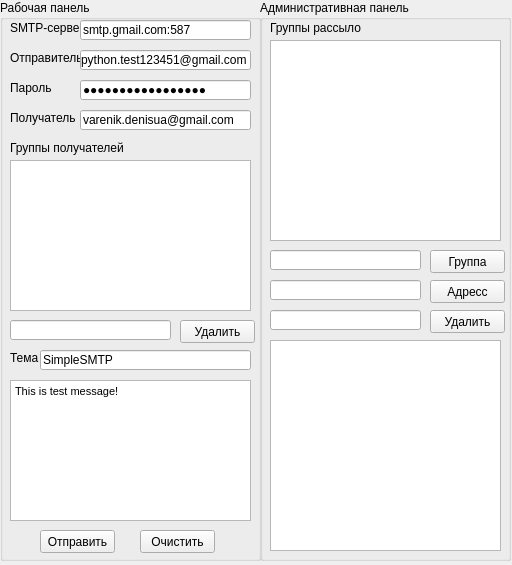
<?xml version="1.0" encoding="UTF-8"?>
<ui version="4.0">
 <class>MainWindow</class>
 <widget class="QMainWindow" name="MainWindow">
  <property name="geometry">
   <rect>
    <x>0</x>
    <y>0</y>
    <width>512</width>
    <height>565</height>
   </rect>
  </property>
  <property name="windowTitle">
   <string>Простейший SMTP</string>
  </property>
  <widget class="QWidget" name="centralwidget">
   <widget class="QGroupBox" name="groupBox">
    <property name="geometry">
     <rect>
      <x>0</x>
      <y>0</y>
      <width>261</width>
      <height>561</height>
     </rect>
    </property>
    <property name="title">
     <string>Рабочая панель</string>
    </property>
    <widget class="QLabel" name="label">
     <property name="geometry">
      <rect>
       <x>10</x>
       <y>20</y>
       <width>71</width>
       <height>16</height>
      </rect>
     </property>
     <property name="text">
      <string>SMTP-сервер</string>
     </property>
    </widget>
    <widget class="QLineEdit" name="servetField">
     <property name="geometry">
      <rect>
       <x>80</x>
       <y>20</y>
       <width>171</width>
       <height>20</height>
      </rect>
     </property>
     <property name="text">
      <string>smtp.gmail.com:587</string>
     </property>
    </widget>
    <widget class="QLabel" name="label_2">
     <property name="geometry">
      <rect>
       <x>10</x>
       <y>50</y>
       <width>71</width>
       <height>16</height>
      </rect>
     </property>
     <property name="text">
      <string>Отправитель</string>
     </property>
    </widget>
    <widget class="QLineEdit" name="sendField">
     <property name="geometry">
      <rect>
       <x>80</x>
       <y>50</y>
       <width>171</width>
       <height>20</height>
      </rect>
     </property>
     <property name="text">
      <string>python.test123451@gmail.com</string>
     </property>
    </widget>
    <widget class="QLabel" name="label_3">
     <property name="geometry">
      <rect>
       <x>10</x>
       <y>80</y>
       <width>71</width>
       <height>16</height>
      </rect>
     </property>
     <property name="text">
      <string>Пароль</string>
     </property>
    </widget>
    <widget class="QLineEdit" name="passwordField">
     <property name="geometry">
      <rect>
       <x>80</x>
       <y>80</y>
       <width>171</width>
       <height>20</height>
      </rect>
     </property>
     <property name="text">
      <string>QwertyPython12345</string>
     </property>
     <property name="echoMode">
      <enum>QLineEdit::Password</enum>
     </property>
    </widget>
    <widget class="QLabel" name="label_4">
     <property name="geometry">
      <rect>
       <x>10</x>
       <y>110</y>
       <width>71</width>
       <height>16</height>
      </rect>
     </property>
     <property name="text">
      <string>Получатель</string>
     </property>
    </widget>
    <widget class="QLineEdit" name="reciverField">
     <property name="geometry">
      <rect>
       <x>80</x>
       <y>110</y>
       <width>171</width>
       <height>20</height>
      </rect>
     </property>
     <property name="text">
      <string>varenik.denisua@gmail.com</string>
     </property>
    </widget>
    <widget class="QLabel" name="label_5">
     <property name="geometry">
      <rect>
       <x>10</x>
       <y>140</y>
       <width>121</width>
       <height>16</height>
      </rect>
     </property>
     <property name="text">
      <string>Группы получателей</string>
     </property>
    </widget>
    <widget class="QLineEdit" name="subjectField">
     <property name="geometry">
      <rect>
       <x>40</x>
       <y>350</y>
       <width>211</width>
       <height>20</height>
      </rect>
     </property>
     <property name="text">
      <string>SimpleSMTP</string>
     </property>
    </widget>
    <widget class="QLabel" name="label_6">
     <property name="geometry">
      <rect>
       <x>10</x>
       <y>350</y>
       <width>71</width>
       <height>16</height>
      </rect>
     </property>
     <property name="text">
      <string>Тема</string>
     </property>
    </widget>
    <widget class="QTextEdit" name="messageField">
     <property name="geometry">
      <rect>
       <x>10</x>
       <y>380</y>
       <width>241</width>
       <height>141</height>
      </rect>
     </property>
     <property name="html">
      <string>&lt;!DOCTYPE HTML PUBLIC &quot;-//W3C//DTD HTML 4.0//EN&quot; &quot;http://www.w3.org/TR/REC-html40/strict.dtd&quot;&gt;
&lt;html&gt;&lt;head&gt;&lt;meta name=&quot;qrichtext&quot; content=&quot;1&quot; /&gt;&lt;style type=&quot;text/css&quot;&gt;
p, li { white-space: pre-wrap; }
&lt;/style&gt;&lt;/head&gt;&lt;body style=&quot; font-family:'MS Shell Dlg 2'; font-size:8.25pt; font-weight:400; font-style:normal;&quot;&gt;
&lt;p style=&quot; margin-top:0px; margin-bottom:0px; margin-left:0px; margin-right:0px; -qt-block-indent:0; text-indent:0px;&quot;&gt;&lt;span style=&quot; font-family:'MS Shell Dlg 2';&quot;&gt;This is test message!&lt;/span&gt;&lt;/p&gt;&lt;/body&gt;&lt;/html&gt;</string>
     </property>
    </widget>
    <widget class="QPushButton" name="sendButton">
     <property name="geometry">
      <rect>
       <x>40</x>
       <y>530</y>
       <width>75</width>
       <height>23</height>
      </rect>
     </property>
     <property name="text">
      <string>Отправить</string>
     </property>
    </widget>
    <widget class="QPushButton" name="clearButton">
     <property name="geometry">
      <rect>
       <x>140</x>
       <y>530</y>
       <width>75</width>
       <height>23</height>
      </rect>
     </property>
     <property name="text">
      <string>Очистить</string>
     </property>
    </widget>
    <widget class="QListWidget" name="groupReceivers">
     <property name="geometry">
      <rect>
       <x>10</x>
       <y>160</y>
       <width>241</width>
       <height>151</height>
      </rect>
     </property>
    </widget>
    <widget class="QPushButton" name="delButton">
     <property name="geometry">
      <rect>
       <x>180</x>
       <y>320</y>
       <width>75</width>
       <height>23</height>
      </rect>
     </property>
     <property name="text">
      <string>Удалить</string>
     </property>
    </widget>
    <widget class="QLineEdit" name="delField">
     <property name="geometry">
      <rect>
       <x>10</x>
       <y>320</y>
       <width>161</width>
       <height>20</height>
      </rect>
     </property>
     <property name="text">
      <string/>
     </property>
     <property name="readOnly">
      <bool>true</bool>
     </property>
    </widget>
   </widget>
   <widget class="QGroupBox" name="groupBox_2">
    <property name="geometry">
     <rect>
      <x>260</x>
      <y>0</y>
      <width>251</width>
      <height>561</height>
     </rect>
    </property>
    <property name="title">
     <string>Административная панель</string>
    </property>
    <widget class="QLabel" name="label_13">
     <property name="geometry">
      <rect>
       <x>10</x>
       <y>20</y>
       <width>91</width>
       <height>16</height>
      </rect>
     </property>
     <property name="text">
      <string>Группы рассылок</string>
     </property>
    </widget>
    <widget class="QPushButton" name="groupButton">
     <property name="geometry">
      <rect>
       <x>170</x>
       <y>250</y>
       <width>75</width>
       <height>23</height>
      </rect>
     </property>
     <property name="text">
      <string>Группа</string>
     </property>
    </widget>
    <widget class="QLineEdit" name="groupField">
     <property name="geometry">
      <rect>
       <x>10</x>
       <y>250</y>
       <width>151</width>
       <height>20</height>
      </rect>
     </property>
     <property name="text">
      <string/>
     </property>
    </widget>
    <widget class="QPushButton" name="emailButton">
     <property name="geometry">
      <rect>
       <x>170</x>
       <y>280</y>
       <width>75</width>
       <height>23</height>
      </rect>
     </property>
     <property name="text">
      <string>Адресс</string>
     </property>
    </widget>
    <widget class="QLineEdit" name="emailField">
     <property name="geometry">
      <rect>
       <x>10</x>
       <y>280</y>
       <width>151</width>
       <height>20</height>
      </rect>
     </property>
     <property name="text">
      <string/>
     </property>
    </widget>
    <widget class="QListWidget" name="groupList">
     <property name="geometry">
      <rect>
       <x>10</x>
       <y>40</y>
       <width>231</width>
       <height>201</height>
      </rect>
     </property>
    </widget>
    <widget class="QListWidget" name="historyList">
     <property name="geometry">
      <rect>
       <x>10</x>
       <y>340</y>
       <width>231</width>
       <height>211</height>
      </rect>
     </property>
    </widget>
    <widget class="QPushButton" name="delButton_2">
     <property name="geometry">
      <rect>
       <x>170</x>
       <y>310</y>
       <width>75</width>
       <height>23</height>
      </rect>
     </property>
     <property name="text">
      <string>Удалить</string>
     </property>
    </widget>
    <widget class="QLineEdit" name="delField_2">
     <property name="geometry">
      <rect>
       <x>10</x>
       <y>310</y>
       <width>151</width>
       <height>20</height>
      </rect>
     </property>
     <property name="text">
      <string/>
     </property>
     <property name="readOnly">
      <bool>true</bool>
     </property>
    </widget>
   </widget>
  </widget>
 </widget>
 <resources/>
 <connections/>
</ui>
